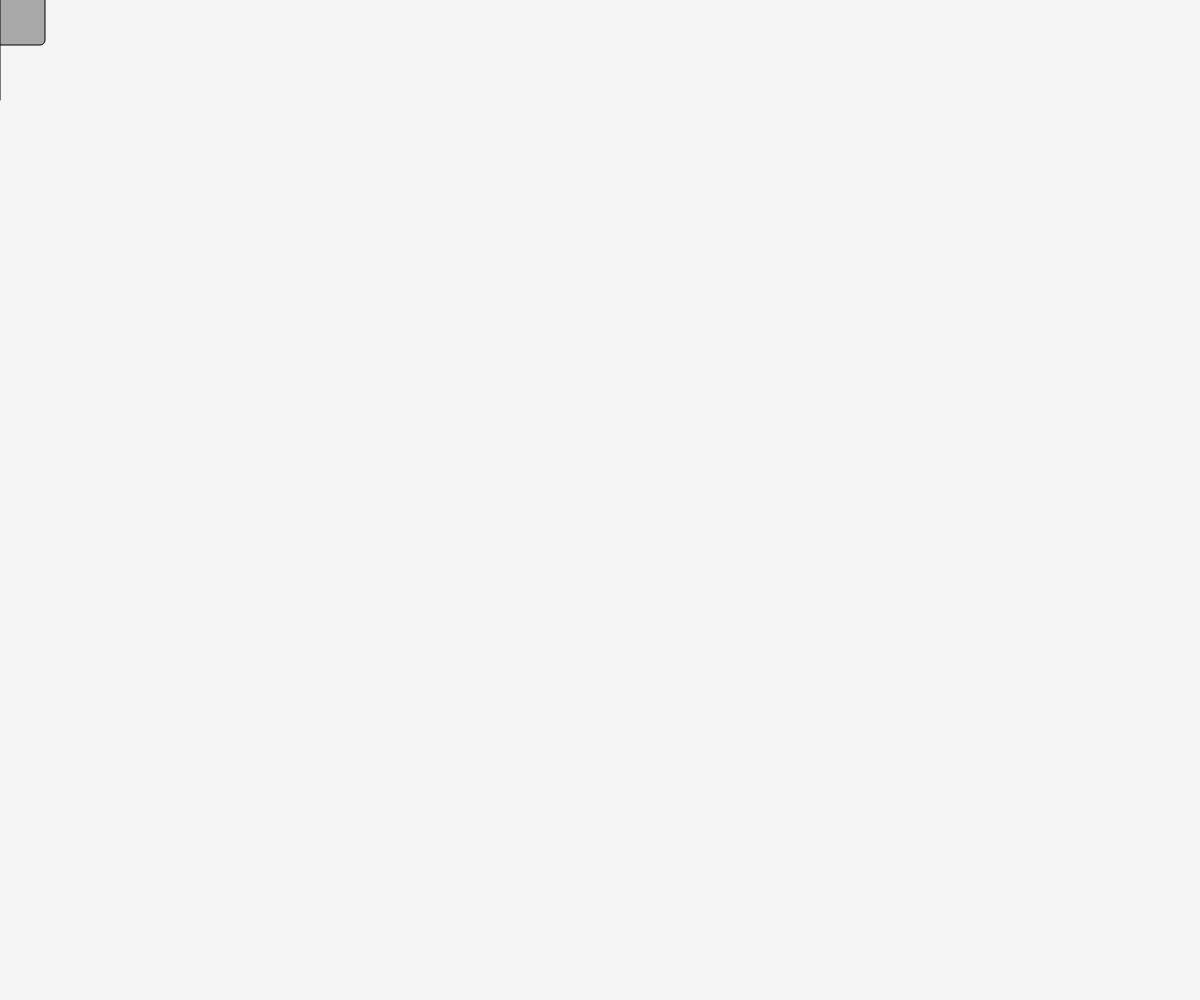
Frame 1 (no input)
Frame 60 (no input): identical to frame 1, image omitted
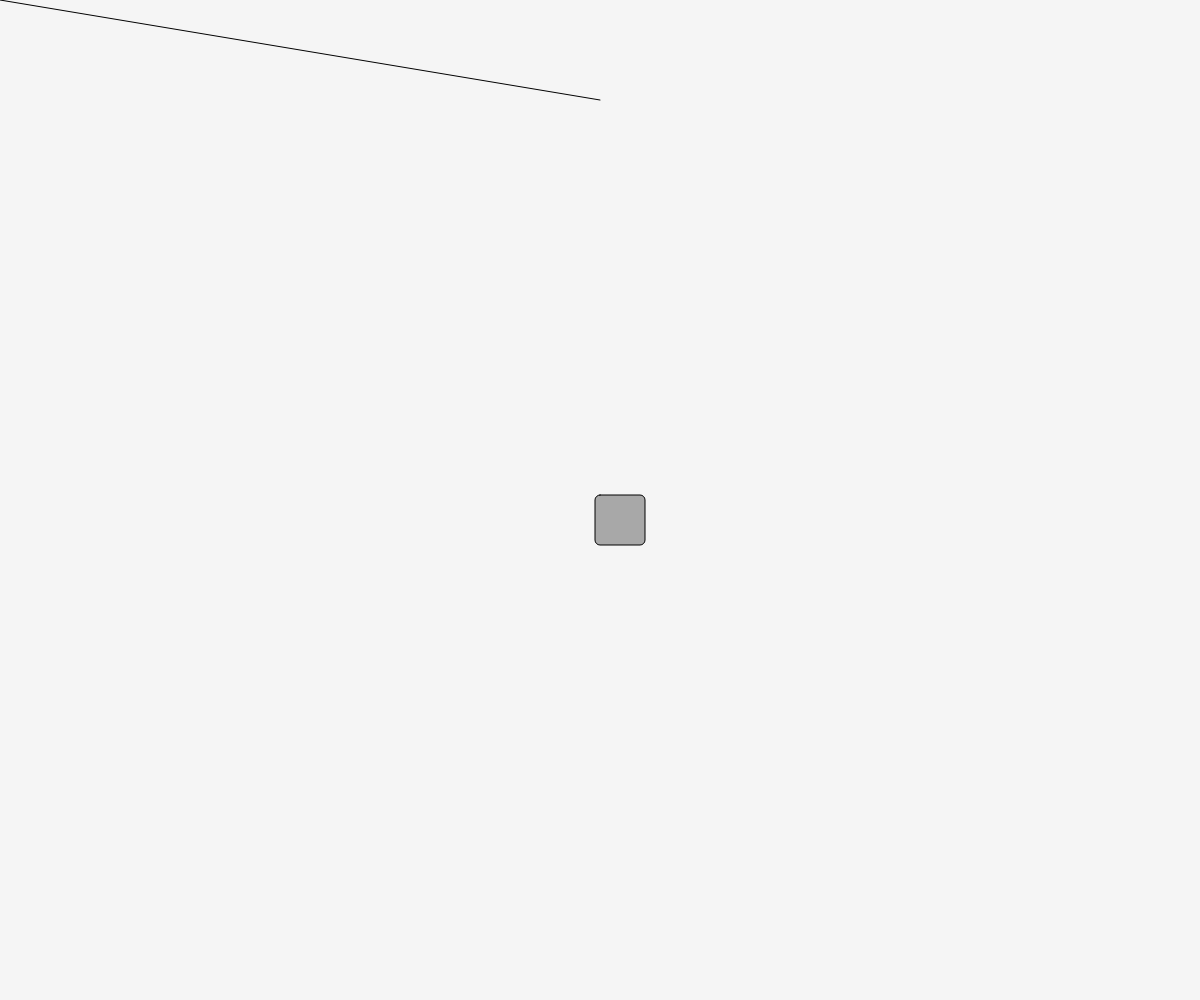
Frame 120 (the mouse pressed at the canvas centre since frame 60)

The p5.js sketch that drew these frames (run headless with seeded random() and noise() and a simulated clock; from frame 60 on, the mouse is pressed at the canvas centre):

// p5.js sketch
// ── sketch.js
var x = [];
var y = [];

function setup() {
    createCanvas(windowWidth, windowHeight);
}

function draw() {
    background(245);
    line(0, 0, mouseX, 100);
    fill(0, 80);
    rect(mouseX-5, mouseY-5, 50, 50, 5);
    
    
    // beginShape();
    // vertex(30, 20);
    // vertex(85, 20);
    // vertex(85, 75);
    // vertex(30, 75);
    // endShape();
    
    beginShape();
    for(var i = 0; i<x.length; i++) {
        vertex(x[i], y[i]);
        fill(0);
        text(i, x[i] + moveText(i, x, y), y[i] + moveText(i, x, y));
    }
    fill(200, 50);
    endShape();
    
}

function mouseReleased() {
    if (x.length < 10 ) {
        x.push(mouseX);
        y.push(mouseY);
    }
}

function moveText(i, x, y) {
    if (x[i] < x[i+1] && y[i] < y[i+1]) {
        return 10;
    } else { 
        return -10;
    }
}
